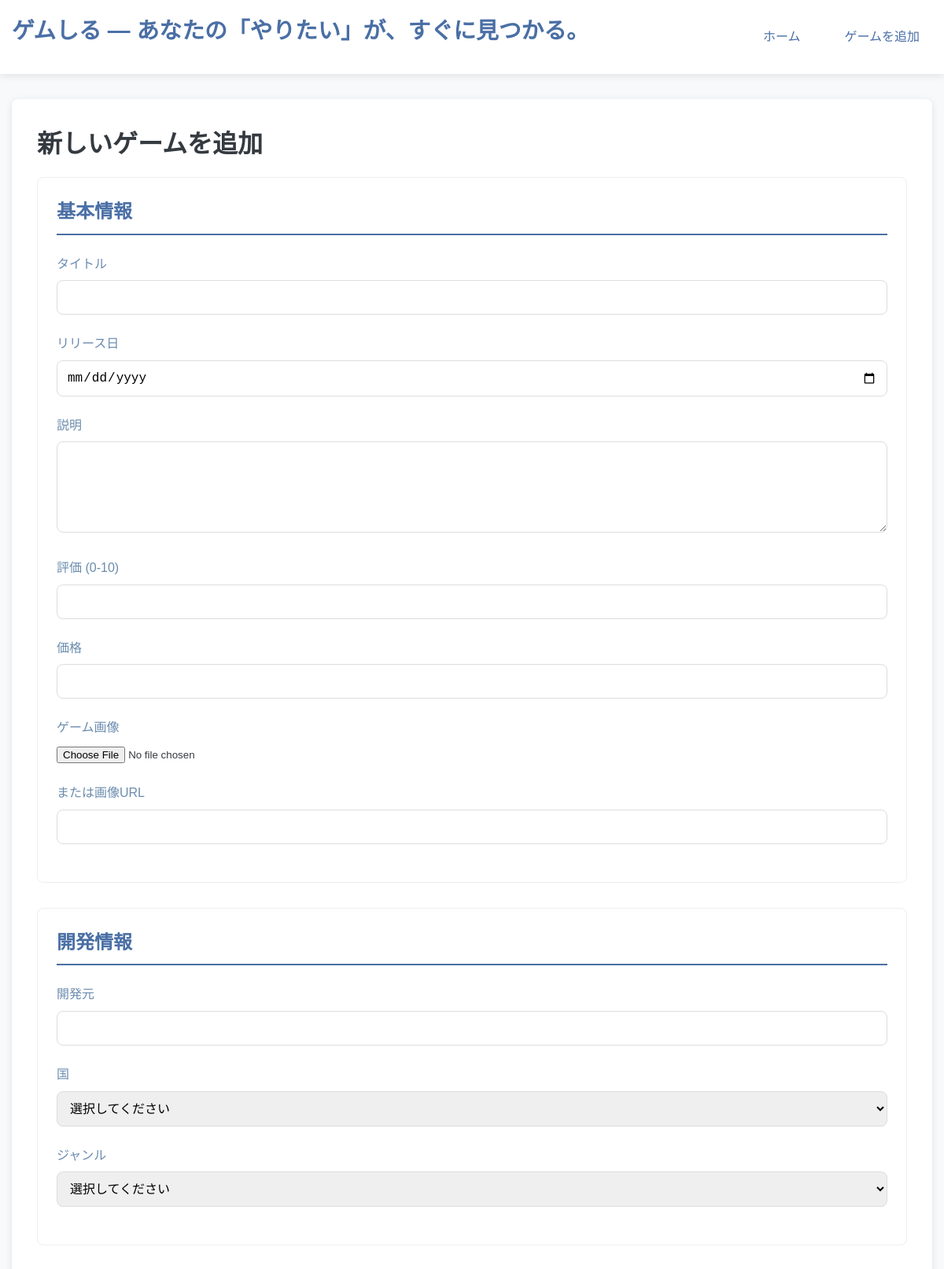
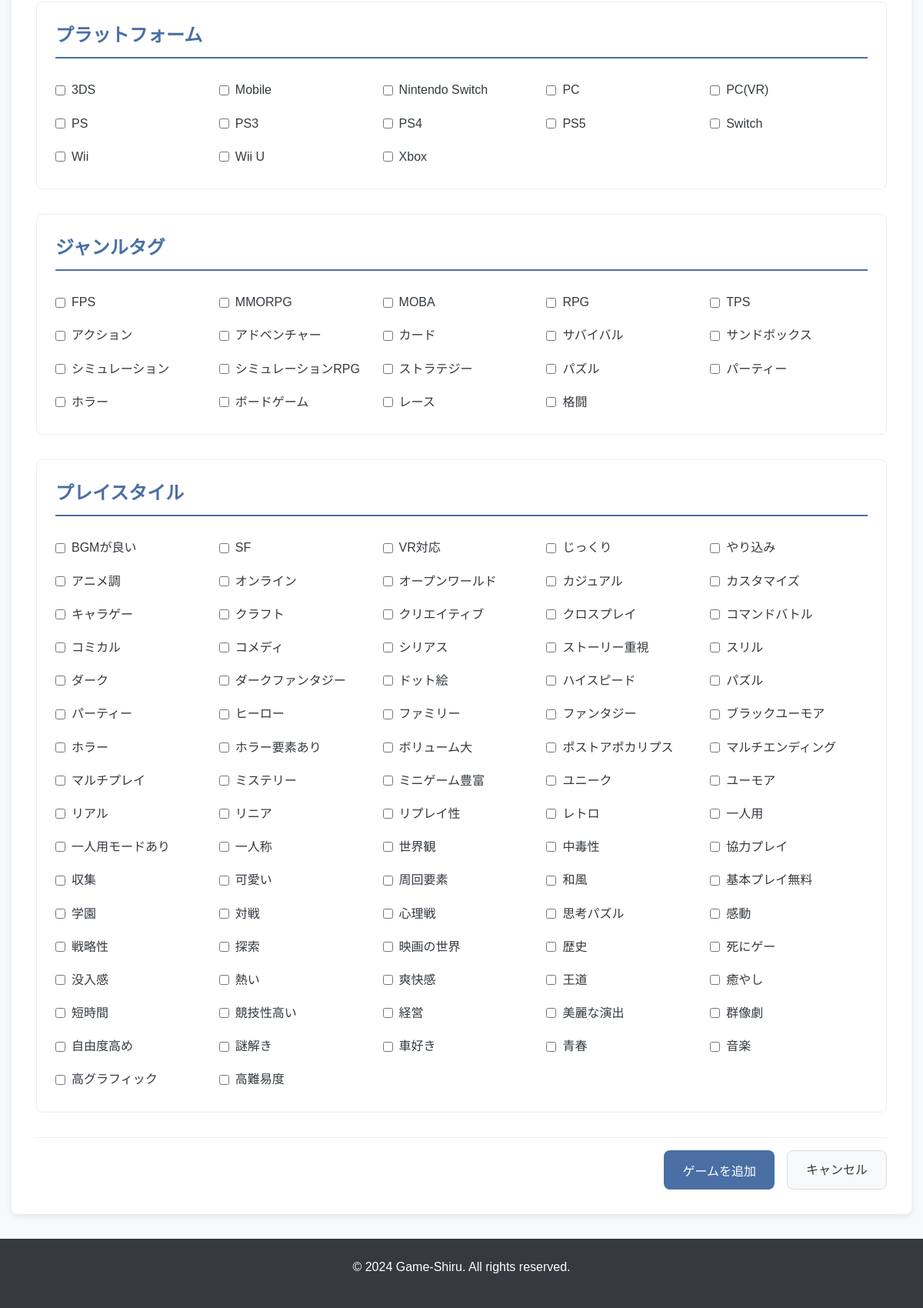
Page /add on the committed database (2 pictures, top to bottom).
### tables this page shows
CREATE TABLE platforms (
    platform_id INTEGER PRIMARY KEY AUTOINCREMENT,
    name TEXT NOT NULL UNIQUE,
    manufacturer TEXT,
    release_year INTEGER
);

CREATE TABLE genres (
    genre_id INTEGER PRIMARY KEY AUTOINCREMENT,
    name TEXT NOT NULL UNIQUE,
    description TEXT
);

### app.py (the view, shortened to what this page needs)
@app.route('/add', methods=['GET', 'POST'])
def add_game():
    filter_options = get_filter_options()
    return render_template('add.html',
                         filter_options=filter_options)

### app.py (called while the page is built)
def get_filter_options():
    genres = game_dao.db_manager.execute_query("SELECT DISTINCT name FROM genres ORDER BY name")
    genre_options = [g[0] for g in genres]
    preferences = game_dao.db_manager.execute_query("SELECT DISTINCT name FROM preferences WHERE category = 'preference' ORDER BY name")
    preference_options = [p[0] for p in preferences]
    countries = game_dao.db_manager.execute_query("SELECT DISTINCT country FROM developers ORDER BY country")
    country_options = [c[0] for c in countries]
    platforms = game_dao.db_manager.execute_query("SELECT DISTINCT name FROM platforms ORDER BY name")
    platform_options = [p[0] for p in platforms]
    return {
        'genres': genre_options,
        'preferences': preference_options,
        'countries': country_options,
        'platforms': platform_options
    }

### backend/db_manager.py (called while the page is built)
    def connect(self) -> sqlite3.Connection:
        if self._connection is None:
            self._connection = sqlite3.connect(self.db_path)
            self._connection.execute("PRAGMA foreign_keys = ON")
            self._connection.execute("PRAGMA case_sensitive_like = ON")
        return self._connection

    @contextmanager
    def get_cursor(self) -> Iterator[sqlite3.Cursor]:
        conn = self.connect()
        cursor = conn.cursor()
        try:
            yield cursor
            conn.commit()
        except Exception as e:
            conn.rollback()
            raise e
        finally:
            cursor.close()

    def execute_query(self, query: str, params: tuple = None) -> list:
        with self.get_cursor() as cursor:
            if params:
                cursor.execute(query, params)
            else:
                cursor.execute(query)
            return cursor.fetchall()

### templates/add.html (shortened to what this page needs)
{% extends "base.html" %}
{% block content %}
<div class="form-page">
    <h1>新しいゲームを追加</h1>
<form method="post" action="{{ url_for('add_game') }}" class="game-form" enctype="multipart/form-data">
        <div class="form-section">
            <h2>基本情報</h2>
            <div class="form-group">
                <label for="title">タイトル</label>
                <input type="text" id="title" name="title" required>
            </div>
            <div class="form-group">
                <label for="release_date">リリース日</label>
                <input type="date" id="release_date" name="release_date" required>
            </div>
            <div class="form-group">
                <label for="description">説明</label>
                <textarea id="description" name="description" rows="5" required></textarea>
            </div>
            <div class="form-group">
                <label for="rating">評価 (0-10)</label>
                <input type="number" id="rating" name="rating" min="0" max="10" step="0.1">
            </div>
            <div class="form-group">
                <label for="price">価格</label>
                <input type="number" id="price" name="price" min="0" step="0.01">
            </div>
            <div class="form-group">
                <label for="image_file">ゲーム画像</label>
                <input type="file" id="image_file" name="image_file" accept="image/*">
            </div>
            <div class="form-group">
                <label for="image_url">または画像URL</label>
                <input type="url" id="image_url" name="image_url">
            </div>
        </div>
        <div class="form-section">
            <h2>開発情報</h2>
            <div class="form-group">
                <label for="developer_name">開発元</label>
                <input type="text" id="developer_name" name="developer_name" required>
            </div>
            <div class="form-group">
                <label for="developer_country">国</label>
                <select id="developer_country" name="developer_country" required>
                    <option value="">選択してください</option>
                </select>
            </div>
            <div class="form-group">
                <label for="genre">ジャンル</label>
                <select id="genre" name="genre" required>
                    <option value="">選択してください</option>
                </select>
            </div>
        </div>
        <div class="form-section">
            <h2>プラットフォーム</h2>
            <div class="checkbox-group">
                {% for platform in filter_options.platforms %}
                    <label class="checkbox-label">
                        <input type="checkbox" name="platforms" value="{{ platform }}">
                        {{ platform }}
                    </label>
                {% endfor %}
            </div>
        </div>
        <div class="form-section">
            <h2>ジャンルタグ</h2>
            <div class="checkbox-group">
                {% for genre in filter_options.genres %}
                    <label class="checkbox-label">
                        <input type="checkbox" name="genre_tags" value="{{ genre }}">
                        {{ genre }}
                    </label>
                {% endfor %}
            </div>
        </div>
        <div class="form-section">
            <h2>プレイスタイル</h2>
            <div class="checkbox-group">
                {% for preference in filter_options.preferences %}
                    <label class="checkbox-label">
                        <input type="checkbox" name="preference_tags" value="{{ preference }}">
                        {{ preference }}
                    </label>
                {% endfor %}
            </div>
        </div>
        <div class="form-actions">
            <button type="submit" class="btn-primary">ゲームを追加</button>
            <a href="{{ url_for('index') }}" class="btn-secondary">キャンセル</a>
        </div>
    </form>
</div>
{% endblock %}

### static/style.css (style rules this page uses)
:root { --primary-color: #4a6fa5; --primary-dark: #2c4a73; --secondary-color: #6b8cae; --accent-color: #ff6b6b; --light-color: #f8f9fa; --dark-color: #343a40; --success-color: #28a745; --warning-color: #ffc107; --danger-color: #dc3545; --border-radius: 8px; --box-shadow: 0 2px 10px rgba(0, 0, 0, 0.1); --transition: all 0.3s ease; }
* { margin: 0; padding: 0; box-sizing: border-box; }
body { font-family: 'Noto Sans JP', sans-serif; line-height: 1.6; color: var(--dark-color); background-color: var(--light-color); }
h1, h2, h3, h4 { font-weight: 700; margin-bottom: 1rem; color: var(--dark-color); }
h1 { font-size: 2rem; }
h2 { font-size: 1.5rem; }
a { color: var(--primary-color); text-decoration: none; transition: var(--transition); }
.checkbox-label, .radio-label { display: flex; align-items: center; gap: 0.5rem; padding: 0.3rem 0; cursor: pointer; transition: var(--transition); }
.btn-primary, .btn-secondary, .btn-danger { padding: 0.75rem 1.5rem; border: none; border-radius: var(--border-radius); font-size: 1rem; font-weight: 500; cursor: pointer; transition: var(--transition); text-align: center; }
.btn-primary { background-color: var(--primary-color); color: white; }
.btn-secondary { background-color: var(--light-color); color: var(--dark-color); border: 1px solid #ddd; }
.form-page { background-color: white; border-radius: var(--border-radius); box-shadow: var(--box-shadow); padding: 2rem; }
.game-form { display: flex; flex-direction: column; gap: 2rem; }
.form-section { border: 1px solid #eee; border-radius: var(--border-radius); padding: 1.5rem; }
.form-section h2 { color: var(--primary-color); margin-bottom: 1.5rem; padding-bottom: 0.5rem; border-bottom: 2px solid var(--primary-color); }
.form-group { margin-bottom: 1.5rem; }
.form-group label { display: block; margin-bottom: 0.5rem; font-weight: 500; color: var(--secondary-color); }
.form-group input[type="text"], .form-group input[type="date"], .form-group input[type="number"], .form-group input[type="url"], .form-group select, .form-group textarea { width: 100%; padding: 0.75rem; border: 1px solid #ddd; border-radius: var(--border-radius); font-size: 1rem; transition: var(--transition); }
.form-group textarea { resize: vertical; min-height: 100px; }
.checkbox-group { display: grid; grid-template-columns: repeat(auto-fill, minmax(200px, 1fr)); gap: 0.5rem; }
.form-actions { display: flex; gap: 1rem; justify-content: flex-end; padding-top: 1rem; border-top: 1px solid #eee; }

### rows in the picture
platforms: name "3DS"
platforms: name "Mobile"
platforms: name "Nintendo Switch"
platforms: name "PC(VR)"
platforms: name "PS3"
platforms: name "PS4"
platforms: name "PS5"
platforms: name "Switch"
platforms: name "Wii"
platforms: name "Wii U"
platforms: name "Xbox"
genres: name "FPS"
genres: name "MMORPG"
genres: name "MOBA"
genres: name "RPG"
genres: name "TPS"
genres: name "アクション"
genres: name "アドベンチャー"
genres: name "カード"
genres: name "サバイバル"
genres: name "サンドボックス"
genres: name "シミュレーション"
genres: name "シミュレーションRPG"
genres: name "ストラテジー"
genres: name "ボードゲーム"
genres: name "レース"

### other values in the picture
{{ platform }} "PC" "PS"
{{ genre }} "パズル" "パーティー" "ホラー" "格闘"
{{ preference }} "BGMが良い" "SF" "VR対応" "じっくり" "やり込み" "アニメ調" "オンライン" "オープンワールド" "カジュアル" "カスタマイズ" "キャラゲー" "クラフト" "クリエイティブ" "クロスプレイ" "コマンドバトル" "コミカル" "コメディ" "シリアス" "ストーリー重視" "スリル" "ダーク" "ダークファンタジー" "ドット絵" "ハイスピード" "パズル" "パーティー" "ヒーロー" "ファミリー" "ファンタジー" "ブラックユーモア" "ホラー" "ホラー要素あり" "ボリューム大" "ポストアポカリプス" "マルチエンディング" "マルチプレイ" "ミステリー" "ミニゲーム豊富" "ユニーク" "ユーモア" "リアル" "リニア" "リプレイ性" "レトロ" "一人用" "一人用モードあり" "一人称" "世界観" "中毒性" "協力プレイ" "収集" "可愛い" "周回要素" "和風" "基本プレイ無料" "学園" "対戦" "心理戦" "思考パズル" "感動" "戦略性" "探索" "映画の世界" "歴史" "死にゲー" "没入感" "熱い" "爽快感" "王道" "癒やし" "短時間" "競技性高い" "経営" "美麗な演出" "群像劇" "自由度高め" "謎解き" "車好き" "青春" "音楽" "高グラフィック" "高難易度"
